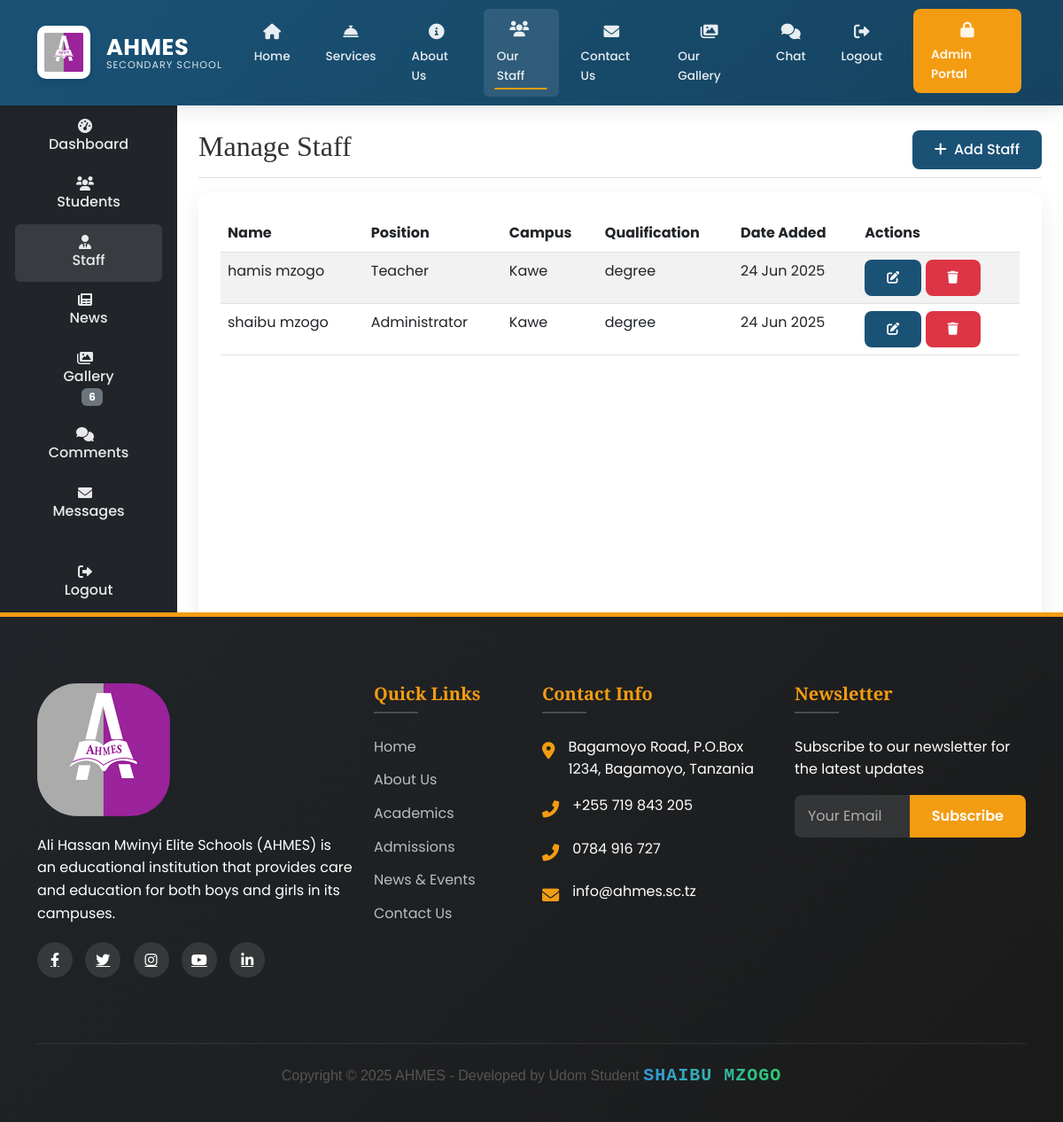
/ad/staff/ (signed in), run on an earlier commit of the app's database.
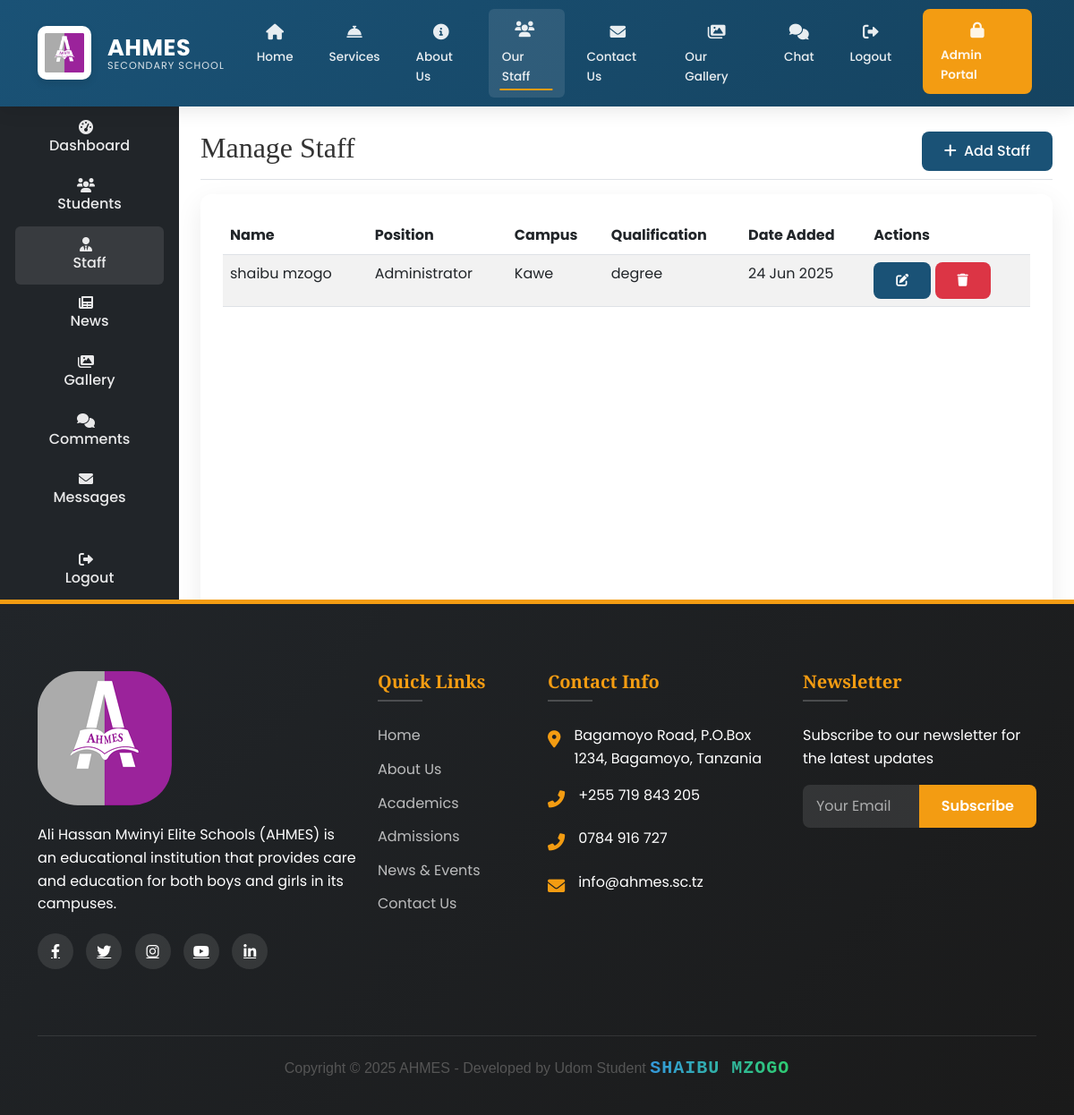
And on a later commit of the database.
### main/models.py (models this page shows, shortened)
class StaffMember(models.Model):
    POSITION_CHOICES = [
        ('Teacher', 'Teacher'),
        ('Administrator', 'Administrator'),
        ('Support', 'Support Staff'),
    ]
    user = models.OneToOneField(
        User,
        on_delete=models.CASCADE,
        related_name='staff_profile',
        null=True,  # Make optional if needed
        blank=True
    )
    first_name = models.CharField(max_length=100)
    last_name = models.CharField(max_length=100)
    position = models.CharField(max_length=50, choices=POSITION_CHOICES)
    qualification = models.CharField(max_length=200)
    specialization = models.CharField(max_length=200)
    campus = models.ForeignKey(
        Campus,
        on_delete=models.CASCADE,
        related_name='staff_members'
    )
    phone = models.CharField(max_length=20)
    email = models.EmailField()
    joined_date = models.DateField()
    bio = models.TextField(blank=True)
    image = models.ImageField(upload_to='staff/')
    created_at = models.DateTimeField(auto_now_add=True)
    updated_at = models.DateTimeField(auto_now=True)
    class Meta:
        ordering = ['-created_at']
        verbose_name = 'Staff Member'
        verbose_name_plural = 'Staff Members'

class Campus(models.Model):
    name = models.CharField(max_length=100)
    location = models.CharField(max_length=200)
    description = models.TextField()
    image = models.ImageField(upload_to='campuses/')

### main/views.py (the view)
# urls.py: path('ad/staff/', views.manage_staff, name='manage_staff'),
@login_required
@user_passes_test(is_admin)
def manage_staff(request):
    staff_members = StaffMember.objects.all().order_by('-created_at')
    return render(request, 'main/manage_staff.html', {'staff_members': staff_members})

### main/context_processors.py (called while the page is built)
def admin_counts(request):
    if request.user.is_authenticated and request.user.is_admin:
        return {
            'pending_comments': Comment.objects.filter(is_approved=False).count(),
            'gallery_count': Gallery.objects.count(),
        }
    return {}

### main/views.py (called while the page is built)
def is_admin(user):
    return user.is_authenticated and user.is_admin

### main/templates/main/manage_staff.html
{% extends 'main/base.html' %}
{% load static %}
{% block content %}
<div class="container-fluid">
  <div class="row">
    {% include 'main/sidebar.html' %}
    <main class="col-md-9 ms-sm-auto col-lg-10 px-md-4 py-4">
      <div class="d-flex justify-content-between flex-wrap flex-md-nowrap align-items-center pt-3 pb-2 mb-3 border-bottom">
        <h1 class="h2">Manage Staff</h1>
        <div class="btn-toolbar mb-2 mb-md-0">
          <a href="{% url 'add_staff' %}" class="btn btn-primary">
            <i class="fas fa-plus me-1"></i> Add Staff
          </a>
        </div>
      </div>
      <div class="card">
        <div class="card-body">
          <div class="table-responsive">
            <table class="table table-striped table-hover">
              <thead>
                <tr>
                  <th>Name</th>
                  <th>Position</th>
                  <th>Campus</th>
                  <th>Qualification</th>
                  <th>Date Added</th>
                  <th>Actions</th>
                </tr>
              </thead>
              <tbody>
                {% for staff in staff_members %}
                <tr>
                  <td>{{ staff.first_name }} {{ staff.last_name }}</td>
                  <td>{{ staff.position }}</td>
                  <td>{{ staff.campus.name }}</td>
                  <td>{{ staff.qualification }}</td>
                  <td>{{ staff.created_at|date:"d M Y" }}</td>
                  <td>
                    <a href="{% url 'edit_staff' staff.pk %}" class="btn btn-sm btn-primary">
                      <i class="fas fa-edit"></i>
                    </a>
                    <a href="{% url 'delete_staff' staff.pk %}" class="btn btn-sm btn-danger">
                      <i class="fas fa-trash"></i>
                    </a>
                  </td>
                </tr>
                {% empty %}
                <tr>
                  <td colspan="6" class="text-center">No staff members found</td>
                </tr>
                {% endfor %}
              </tbody>
            </table>
          </div>
        </div>
      </div>
    </main>
  </div>
</div>
{% endblock %}

What changed in the data, as far as the page shows it:
removed StaffMember: first_name "hamis", last_name "mzogo", position "Teacher", campus.name "Kawe", qualification "degree", created_at "24 Jun 2025"
Also different on the page:
{{ gallery_count }}: "6" → (not shown)
